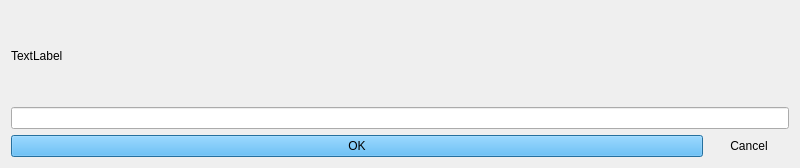
<?xml version="1.0" encoding="UTF-8"?>
<ui version="4.0">
 <class>InputDialog</class>
 <widget class="QDialog" name="InputDialog">
  <property name="geometry">
   <rect>
    <x>0</x>
    <y>0</y>
    <width>800</width>
    <height>168</height>
   </rect>
  </property>
  <property name="windowTitle">
   <string>Dialog</string>
  </property>
  <layout class="QVBoxLayout" name="verticalLayout">
   <item>
    <widget class="QLabel" name="label">
     <property name="text">
      <string>TextLabel</string>
     </property>
    </widget>
   </item>
   <item>
    <widget class="QLineEdit" name="textField"/>
   </item>
   <item>
    <layout class="QHBoxLayout" name="horizontalLayout" stretch="1,0">
     <item>
      <widget class="QPushButton" name="okButton">
       <property name="styleSheet">
        <string notr="true">* {background-color: #43B6FF;}</string>
       </property>
       <property name="text">
        <string>OK</string>
       </property>
      </widget>
     </item>
     <item>
      <widget class="QPushButton" name="cancelButton">
       <property name="text">
        <string>Cancel</string>
       </property>
       <property name="flat">
        <bool>true</bool>
       </property>
      </widget>
     </item>
    </layout>
   </item>
  </layout>
 </widget>
 <tabstops>
  <tabstop>okButton</tabstop>
  <tabstop>cancelButton</tabstop>
 </tabstops>
 <resources/>
 <connections/>
</ui>
